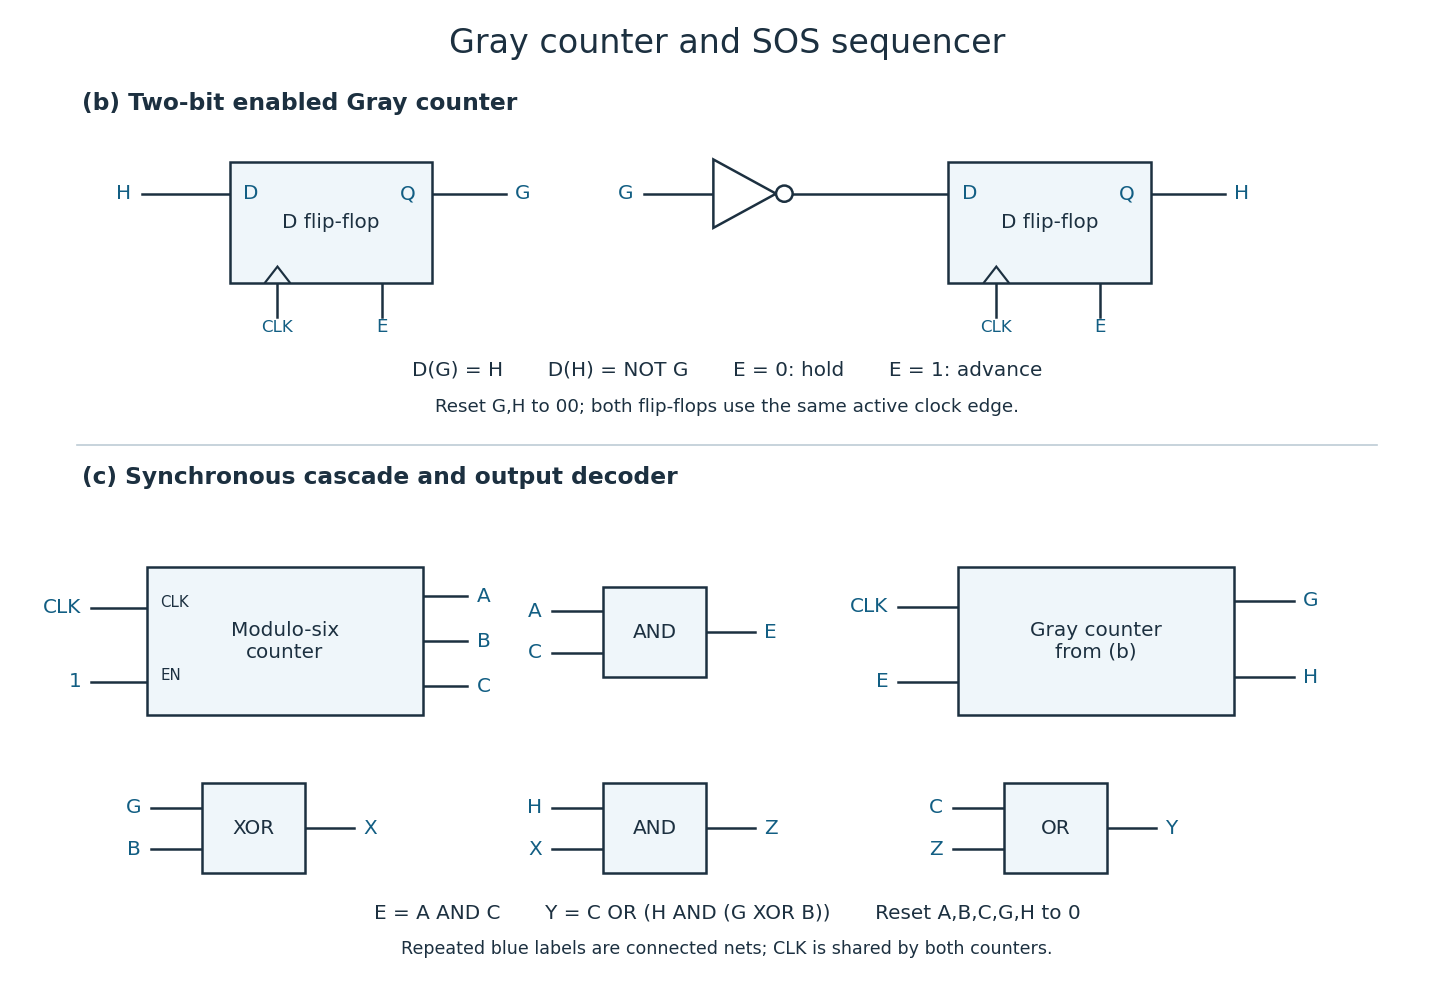

The Python source for this figure:
"""Oxford 2014 Q3 circuits; writes the opaque PNG to the working directory.

Tested with Python 3.14.4, matplotlib 3.10.7 (root pyproject.toml).
Named signal stubs with the same blue label are physically connected nets.
"""
from pathlib import Path
import matplotlib
matplotlib.use('Agg')
import matplotlib.pyplot as plt
from matplotlib.patches import Rectangle, Polygon, Circle

INK='#1c3040'; BLUE='#125e83'; PALE='#eff6fa'
fig,ax=plt.subplots(figsize=(12,8.3),dpi=120,facecolor='white')
ax.set(xlim=(0,15),ylim=(0,10.4));ax.axis('off');ax.set_facecolor('white')
def wire(points):
    xs,ys=zip(*points);ax.plot(xs,ys,color=INK,lw=1.5,zorder=1)
def label(x,y,s,**kw):ax.text(x,y,s,color=BLUE,fontsize=12,va='center',**kw)
def box(x,y,w,h,title):
    ax.add_patch(Rectangle((x,y-h/2),w,h,facecolor=PALE,edgecolor=INK,lw=1.5,zorder=2))
    ax.text(x+w/2,y,title,ha='center',va='center',fontsize=12,color=INK,zorder=3)
def flop(x,y,out):
    box(x,y,2.2,1.35,'D flip-flop')
    label(x+.15,y+.32,'D');label(x+2.02,y+.32,'Q',ha='right')
    ax.add_patch(Polygon([(x+.38,y-.675),(x+.52,y-.49),(x+.66,y-.675)],closed=False,fill=False,ec=INK,lw=1.3,zorder=3))
    wire([(x+.52,y-.675),(x+.52,y-1.05)])
    ax.text(x+.52,y-1.22,'CLK',color=BLUE,fontsize=10,ha='center')
    wire([(x+1.65,y-.675),(x+1.65,y-1.05)])
    ax.text(x+1.65,y-1.22,'E',color=BLUE,fontsize=11,ha='center')
    wire([(x+2.2,y+.32),(x+3,y+.32)]);label(x+3.1,y+.32,out)
def gate(x,y,name,inputs,out):
    box(x,y,1.12,1.0,name)
    offsets=[0] if len(inputs)==1 else [.23,-.23]
    for s,o in zip(inputs,offsets):
        wire([(x-.55,y+o),(x,y+o)]);label(x-.66,y+o,s,ha='right')
    wire([(x+1.12,y),(x+1.65,y)]);label(x+1.75,y,out)
ax.text(7.5,10.03,'Gray counter and SOS sequencer',ha='center',fontsize=20,color=INK)
ax.text(.5,9.4,'(b) Two-bit enabled Gray counter',fontsize=14,weight='bold',color=INK)
flop(2.1,8.15,'G');wire([(1.15,8.47),(2.1,8.47)]);label(1.03,8.47,'H',ha='right')
flop(9.9,8.15,'H')
# A conventional inverter symbol feeding the second flip-flop.
wire([(6.6,8.47),(7.35,8.47)]);label(6.48,8.47,'G',ha='right')
ax.add_patch(Polygon([(7.35,8.09),(7.35,8.85),(8.03,8.47)],facecolor='white',edgecolor=INK,lw=1.5))
ax.add_patch(Circle((8.12,8.47),.09,facecolor='white',edgecolor=INK,lw=1.5))
wire([(8.21,8.47),(9.9,8.47)])
ax.text(7.5,6.45,'D(G) = H       D(H) = NOT G       E = 0: hold       E = 1: advance',ha='center',fontsize=12,color=INK)
ax.text(7.5,6.05,'Reset G,H to 00; both flip-flops use the same active clock edge.',ha='center',fontsize=11,color=INK)
ax.plot([.45,14.55],[5.68,5.68],color='#bdccd5',lw=1)
ax.text(.5,5.25,'(c) Synchronous cascade and output decoder',fontsize=14,weight='bold',color=INK)
box(1.2,3.5,3,1.65,'Modulo-six\ncounter')
wire([(.6,3.87),(1.2,3.87)]);label(.49,3.87,'CLK',ha='right')
wire([(.6,3.05),(1.2,3.05)]);label(.49,3.05,'1',ha='right')
ax.text(1.35,3.88,'CLK',fontsize=9,color=INK,zorder=4)
ax.text(1.35,3.07,'EN',fontsize=9,color=INK,zorder=4)
for y,s in [(4.0,'A'),(3.5,'B'),(3.,'C')]:
    wire([(4.2,y),(4.68,y)]);label(4.78,y,s)
gate(6.15,3.6,'AND',['A','C'],'E')
box(10.,3.5,3.,1.65,'Gray counter\nfrom (b)')
wire([(9.35,3.88),(10.,3.88)]);label(9.25,3.88,'CLK',ha='right')
wire([(9.35,3.05),(10.,3.05)]);label(9.25,3.05,'E',ha='right')
for y,s in [(3.95,'G'),(3.1,'H')]:
    wire([(13.,y),(13.65,y)]);label(13.75,y,s)
# Gates use named input/output stubs to keep the feedback wiring legible.
gate(1.8,1.42,'XOR',['G','B'],'X')
gate(6.15,1.42,'AND',['H','X'],'Z')
gate(10.5,1.42,'OR',['C','Z'],'Y')
ax.text(7.5,.42,'E = A AND C       Y = C OR (H AND (G XOR B))       Reset A,B,C,G,H to 0',ha='center',fontsize=12,color=INK)
ax.text(7.5,.02,'Repeated blue labels are connected nets; CLK is shared by both counters.',ha='center',fontsize=10.5,color=INK)
fig.subplots_adjust(left=.025,right=.985,bottom=.04,top=.98)
out=Path('digital-systems-2014-counters.png')
fig.savefig(out,facecolor='white',transparent=False,metadata={'Software':'codex-wiki matplotlib generator'})
plt.close(fig)
print(out)
